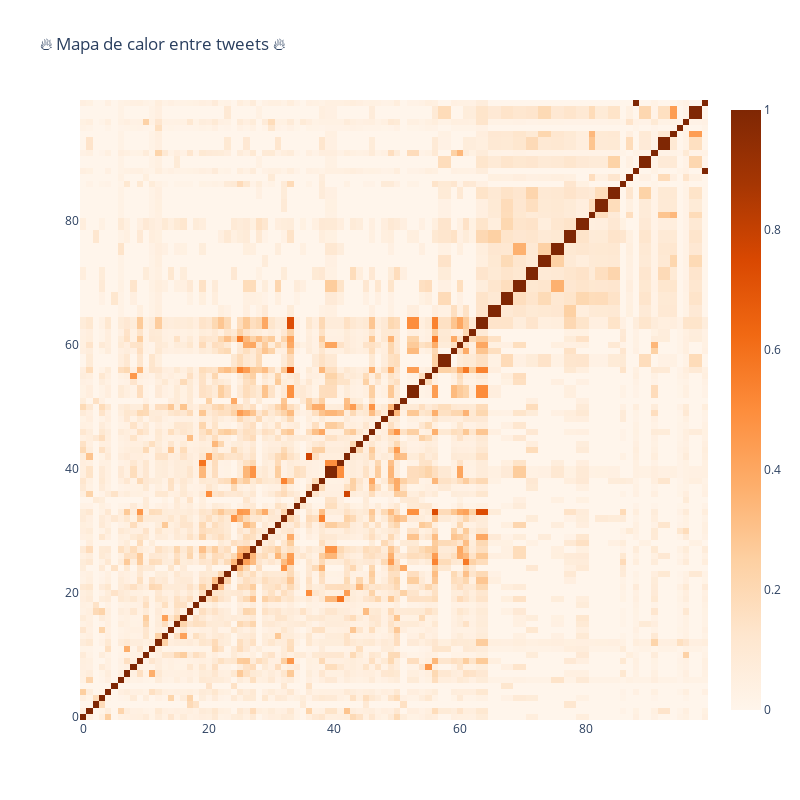

Notebook source saved alongside this figure:
### Code cell
trace = go.Heatmap(z=temp.values.tolist(),
                   x=temp.index.values,
                   y=temp.columns.values,
                   colorscale='Oranges')

layout = go.Layout(title='🔥 Mapa de calor entre tweets 🔥',
                   width=800, height=800)

fig = go.Figure(data=[trace],layout=layout)
iplot(fig)

### Figure 1 — Plotly figure (JSON) as saved in the notebook; plotly's stock layout.template omitted (floating-point values rounded to 4 significant figures; data arrays with more than 128 entries replaced by an {"elided": "..."} marker saying what was removed)
{"data": [{"colorscale": [[0, "rgb(255,245,235)"], [0.125, "rgb(254,230,206)"], [0.25, "rgb(253,208,162)"], [0.375, "rgb(253,174,107)"], [0.5, "rgb(253,141,60)"], [0.625, "rgb(241,105,19)"], [0.75, "rgb(217,72,1)"], [0.875, "rgb(166,54,3)"], [1, "rgb(127,39,4)"]], "type": "heatmap", "x": [0, 1, 2, 3, 4, 5, 6, 7, 8, 9, 10, 11, 12, 13, 14, 15, 16, 17, 18, 19, 20, 21, 22, 23, 24, 25, 26, 27, 28, 29, 30, 31, 32, 33, 34, 35, 36, 37, 38, 39, 40, 41, 42, 43, 44, 45, 46, 47, 48, 49, 50, 51, 52, 53, 54, 55, 56, 57, 58, 59, 60, 61, 62, 63, 64, 65, 66, 67, 68, 69, 70, 71, 72, 73, 74, 75, 76, 77, 78, 79, 80, 81, 82, 83, 84, 85, 86, 87, 88, 89, 90, 91, 92, 93, 94, 95, 96, 97, 98, 99], "y": [0, 1, 2, 3, 4, 5, 6, 7, 8, 9, 10, 11, 12, 13, 14, 15, 16, 17, 18, 19, 20, 21, 22, 23, 24, 25, 26, 27, 28, 29, 30, 31, 32, 33, 34, 35, 36, 37, 38, 39, 40, 41, 42, 43, 44, 45, 46, 47, 48, 49, 50, 51, 52, 53, 54, 55, 56, 57, 58, 59, 60, 61, 62, 63, 64, 65, 66, 67, 68, 69, 70, 71, 72, 73, 74, 75, 76, 77, 78, 79, 80, 81, 82, 83, 84, 85, 86, 87, 88, 89, 90, 91, 92, 93, 94, 95, 96, 97, 98, 99], "z": {"elided": "100x100 float values"}}], "layout": {"height": 800, "title": {"text": "🔥 Mapa de calor entre tweets 🔥"}, "width": 800}}
